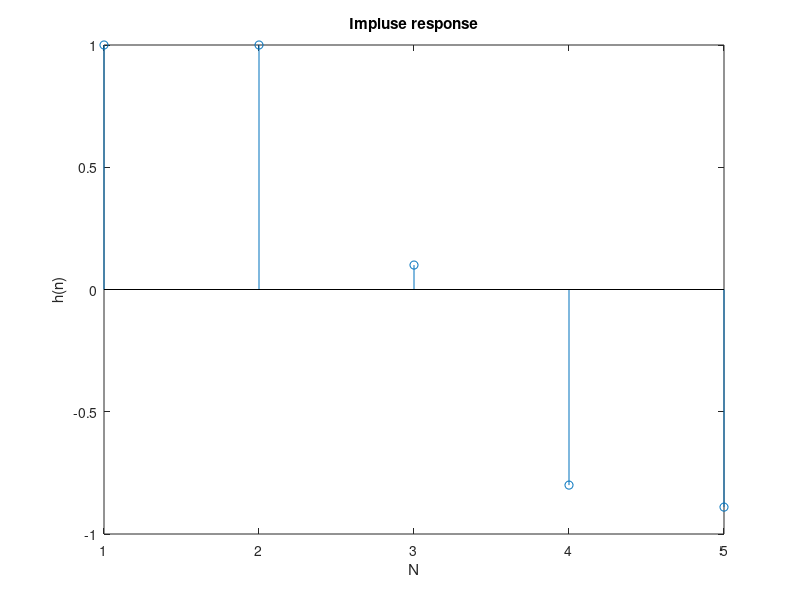

This figure's MATLAB source:
clear;
clc;
N=input('length of impluse response required: ')
a=[1];
b=[1,-1,0.9];
h=impz(a,b,N);
stem(h);
xlabel('N');ylabel('h(n)');title('Impluse response');
